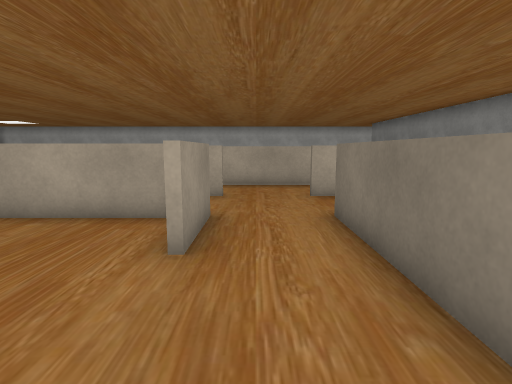
View 1 (above)

24 first-person views from a walk through a Unity game level. The camera is 1.3 m above the floor, tilts 8° down and sees 80° across. The floor is counted in squares, 1 m on a side. Each view is taken from the middle of a square. On the plan, view 1 faces up. The plan holds only what a view shows up to about 14 squares ahead; the rest is blank. The place goes on beyond the plan. The player is left out. Some surface patterns are stand-ins.

View 2
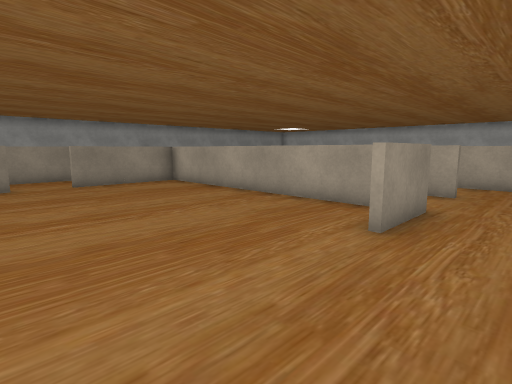

View 3
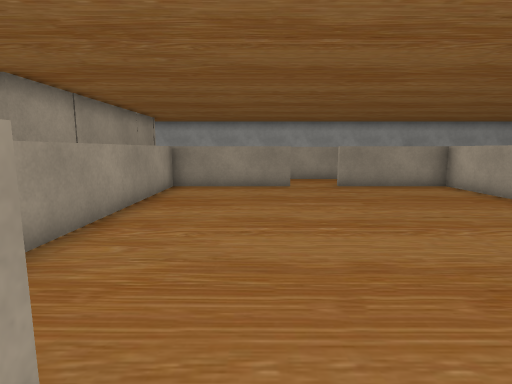

View 4
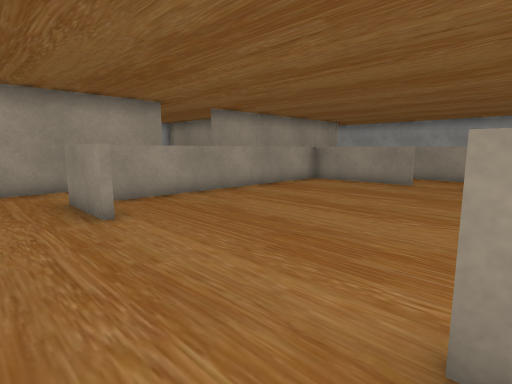

View 5
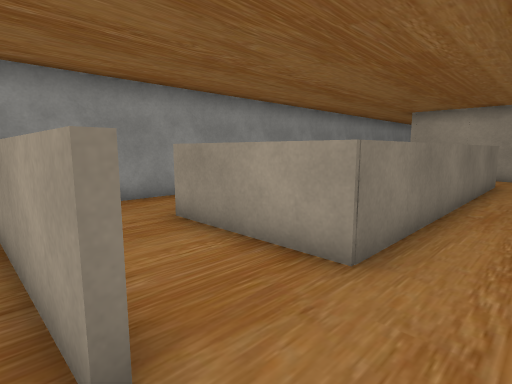

View 6
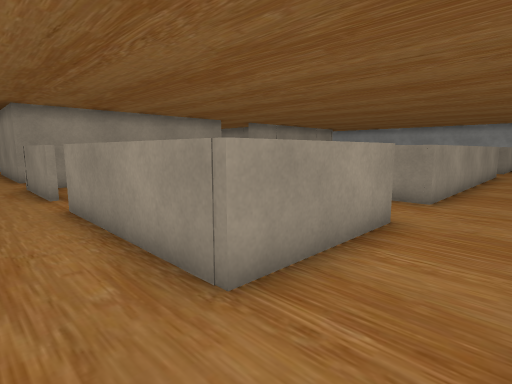

View 7
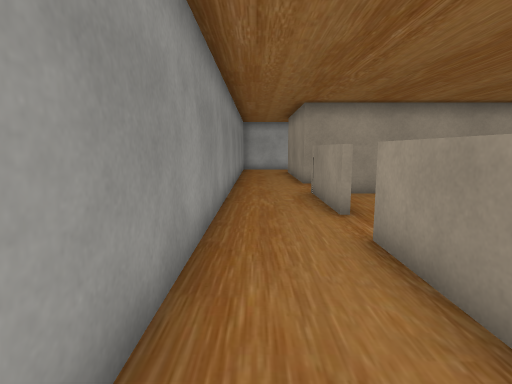

View 8
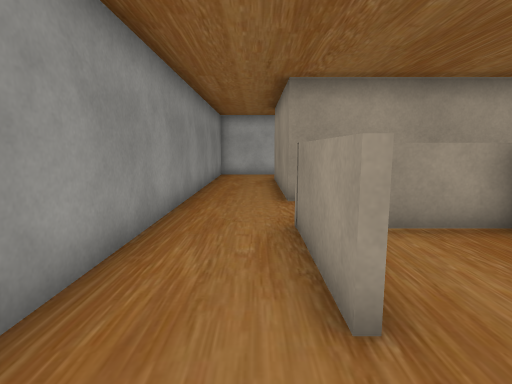

View 9
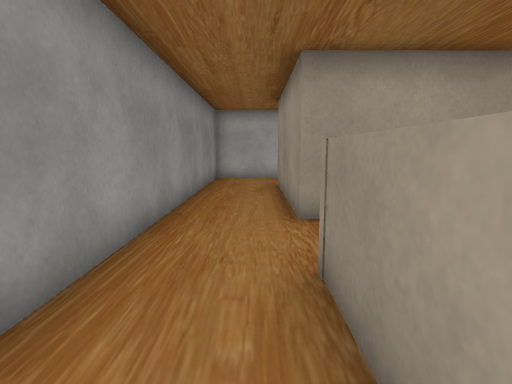

View 10
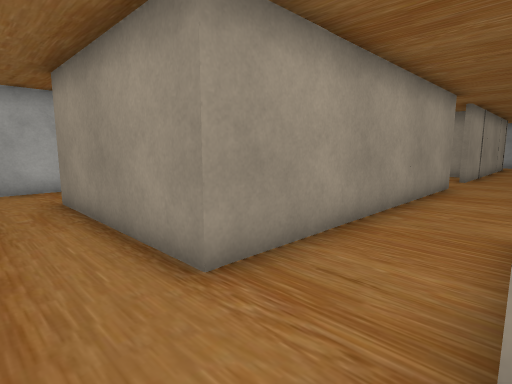

View 11
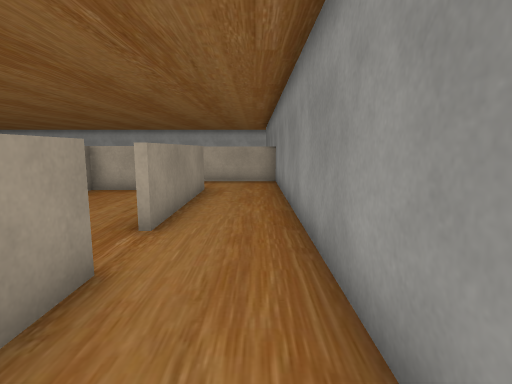

View 12
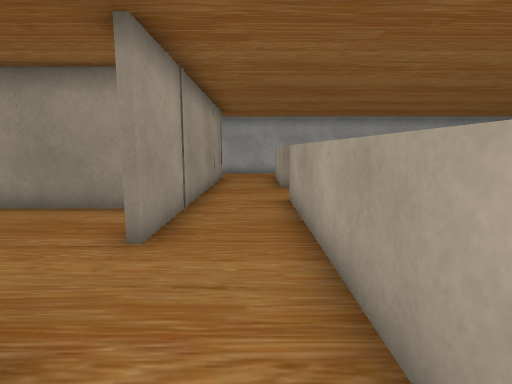

View 13
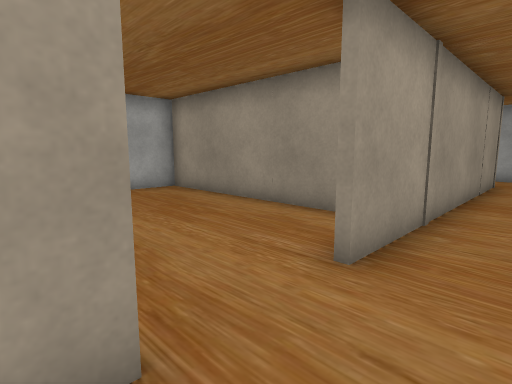

View 14
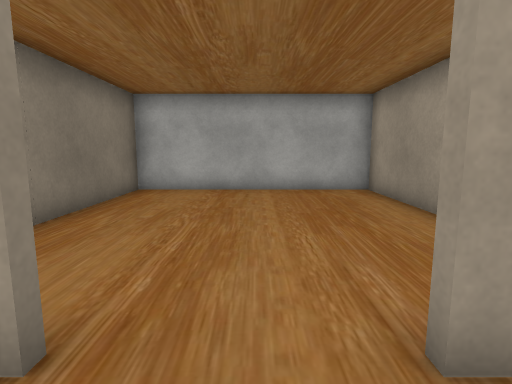

View 15
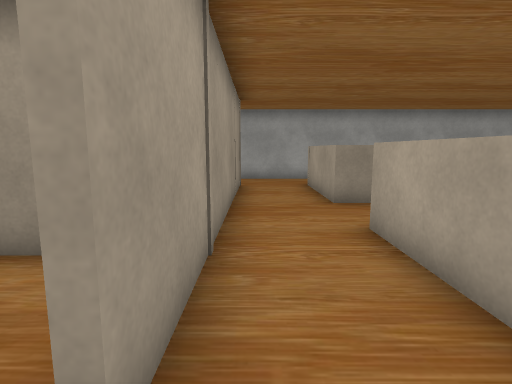

View 16
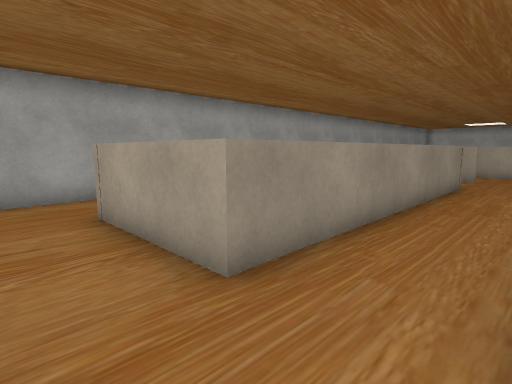

View 17
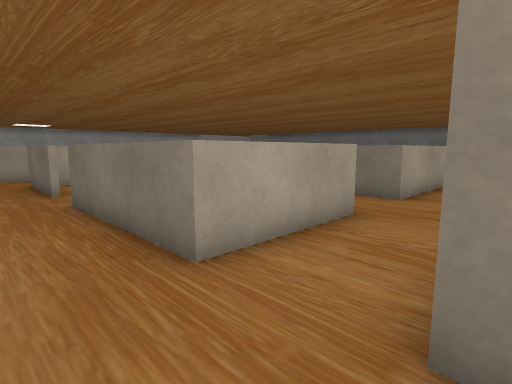

View 18
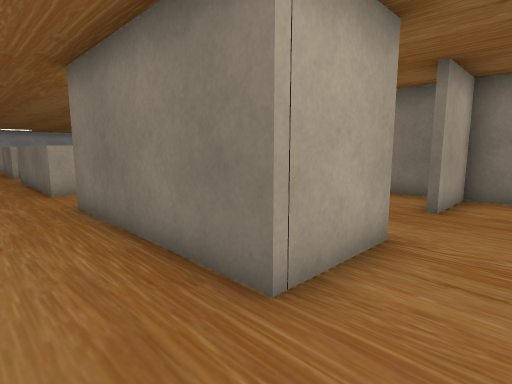

View 19
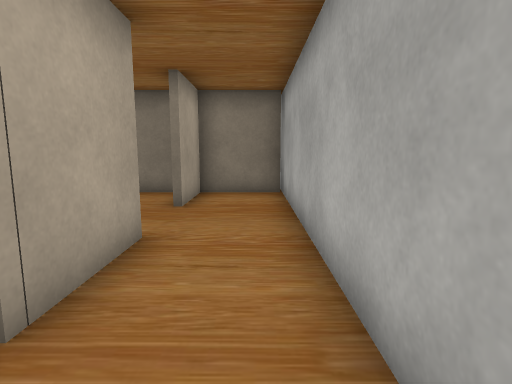

View 20
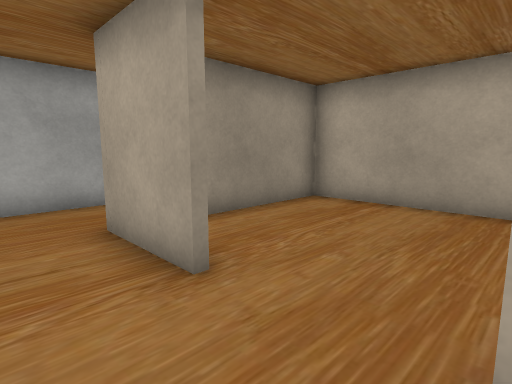

View 21
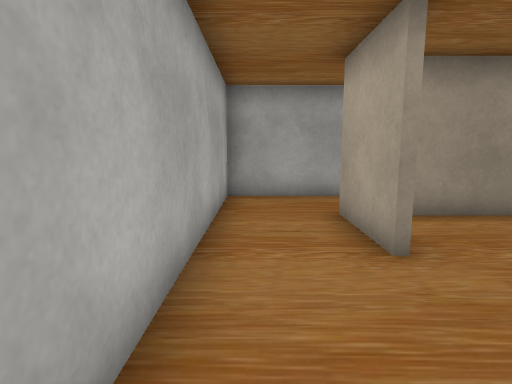

View 22
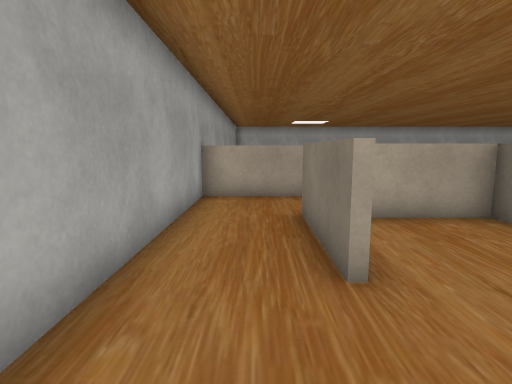

View 23
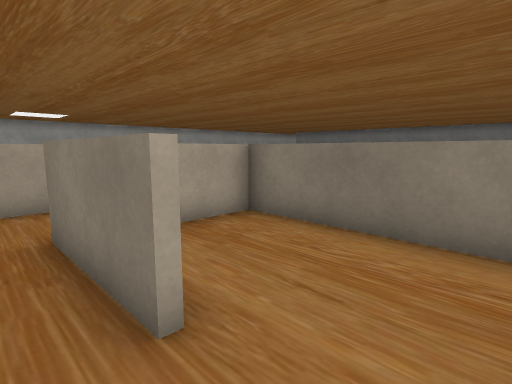

View 24
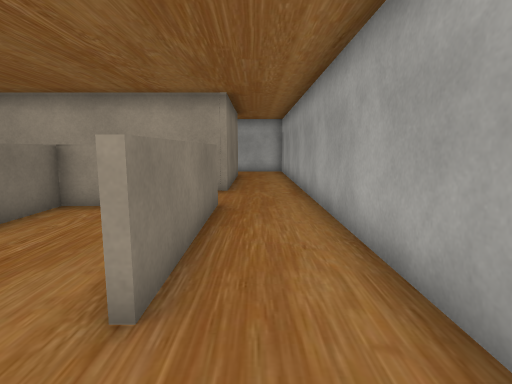

### Floor plan
Ten units are one square. View 1 is at (0, 0); x grows to the right and y downward. Boxes are objects, and circles mark ways between rooms. Rooms are numbered by the first view taken in them; rooms with no view inside come last. Other rooms are left out.
<svg viewBox="-200 -116 283 269">
<path fill="none" stroke="#000" d="M-64 41 -109 41 -109 29M-107 -2 -107 39 -18 39M-9 18 -9 41M-6 66 53 66 53 124M-16 -57 -107 -57 -107 -19M15 41 15 -59 53 -59 53 -8M-109 -59 -9 -59 -9 -36M-133 -60 -133 41 -171 41 -171 -10M-9 -84 -16 -84M53 9 53 41M-171 -28 -171 -60M-132 -84 -139 -84M22 -84 15 -84M-125 -111 -138 -111M-145 123 -171 123 -171 66 -70 66M-166 -84 -195 -84M-195 -91 -195 148 -98 148 -98 123 -122 123M46 148 78 148 78 -84 49 -84M15 -86 52 -86M20 -111 -15 -111M-48 66 -6 66M-96 72 -96 148 -22 148 -22 100M-39 41 -64 41M-135 -12 -135 -57 -164 -57M-145 39 -135 39 -135 22M-125 68 -169 68 -169 110M-98 115 -98 104M32 -57 18 -57M18 39 45 39"/>
<circle cx="5" cy="-90" r="3" fill="#2a7"/>
<circle cx="-75" cy="55" r="3" fill="#2a7"/>
<circle cx="0" cy="55" r="3" fill="#2a7"/>
<circle cx="-170" cy="-15" r="3" fill="#2a7"/>
<circle cx="-135" cy="120" r="3" fill="#2a7"/>
<circle cx="50" cy="0" r="3" fill="#2a7"/>
<text x="-60" y="10">1</text>
<text x="0" y="-100">2</text>
<text x="-60" y="100">3</text>
<text x="-150" y="-10">4</text>
<text x="-140" y="90">5</text>
<text x="40" y="-10">6</text>
</svg>
Room 1 opens to room 2. Room 1 opens to room 3. Room 1 opens to room 4. Room 1 opens to room 5. Room 1 opens to room 6.

Where each view was taken, in squares from view 1:
view 1: 0 up, 0 right, facing up
view 2: 1 down, 1 right, facing up-left
view 3: 1 down, 0 right, facing left
view 4: 4 up, 1 right, facing down-left
view 5: 9 up, 0 right, facing down-right
view 6: 8 up, 7 right, facing down-left
view 7: 5 up, 7 right, facing down
view 8: 1 up, 6 right, facing down
view 9: 1 down, 6 right, facing down
view 10: 4 down, 7 right, facing down-left
view 11: 4 down, 7 right, facing up
view 12: 5 down, 3 left, facing left
view 13: 5 down, 4 left, facing down-left
view 14: 5 down, 6 left, facing down
view 15: 6 down, 6 left, facing left
view 16: 6 down, 11 left, facing up-left
view 17: 7 down, 19 left, facing up-right
view 18: 14 down, 19 left, facing up-right
view 19: 14 down, 19 left, facing right
view 20: 14 down, 12 left, facing up-left
view 21: 14 down, 11 left, facing left
view 22: 0 up, 18 left, facing up
view 23: 1 up, 18 left, facing up-right
view 24: 3 up, 18 left, facing down
